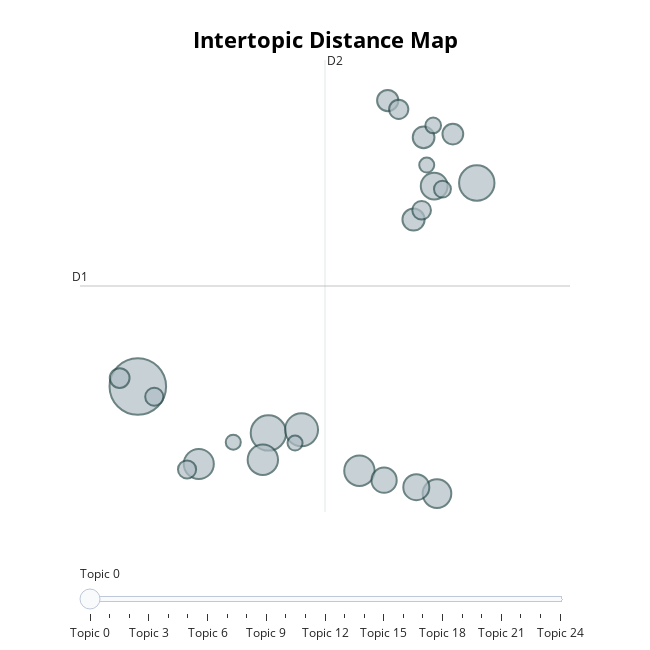

Notebook code cell kept with this figure:
### Code cell
model.visualize_topics()

### Figure 1 — Plotly figure (JSON) as saved in the notebook; plotly's stock layout.template omitted (floating-point values rounded to 4 significant figures)
{"data": [{"customdata": [[0, "writing | feedback | collaborative | automated | of", 156], [1, "mobile | learning | language | assisted | smartphones", 61], [2, "intercultural | telecollaboration | competence | telecollaborative | cultural", 61], [3, "language | learning | assisted | computer | technology", 53], [4, "vocabulary | acquisition | glosses | dictionaries | of", 45], [5, "pronunciation | speech | training | recognition | asr", 45], [6, "game | games | digital | playing | gaming", 44], [7, "oral | communication | chat | mediated | computer", 40], [8, "teachers | technology | technological | pedagogical | teaching", 35], [9, "multimodal | videoconferencing | video | via | interactions", 33], [10, "comprehension | captions | video | captioned | listening", 31], [11, "call | research | replication | the | from", 24], [12, "online | student | analytics | learning | quality", 23], [13, "flipped | classroom | flipping | classrooms | efl", 22], [14, "social | media | networking | networks | language", 21], [15, "storytelling | digital | story | stories | creativity", 19], [16, "blended | learning | inquiry | college | building", 18], [17, "call | teacher | teachers | professional | education", 17], [18, "virtual | 3d | immersive | reality | worlds", 16], [19, "grammar | spanish | tutorial | grammatical | metalinguistic", 16], [20, "virtual | exchange | presence | online | participation", 14], [21, "reading | strategies | students | perceptions | comprehension", 12], [22, "chinese | characters | mandarin | bye | character", 11], [23, "corpus | teaching | programs | language | teacher", 11], [24, "driven | data | computerized | dynamic | assessment", 11]], "hovertemplate": "<b>Topic %{customdata[0]}</b><br>%{customdata[1]}<br>Size: %{customdata[2]}", "legendgroup": "", "marker": {"color": "#B0BEC5", "line": {"color": "DarkSlateGrey", "width": 2}, "size": [156, 61, 61, 53, 45, 45, 44, 40, 35, 33, 31, 24, 23, 22, 21, 19, 18, 17, 16, 16, 14, 12, 11, 11, 11], "sizemode": "area", "sizeref": 0.0975, "symbol": "circle"}, "mode": "markers", "name": "", "orientation": "v", "showlegend": false, "type": "scatter", "x": [3.621, 5.295, 7.965, 5.719, 6.461, 5.224, 4.403, 7.455, 7.419, 7.19, 6.777, 7.154, 7.284, 6.824, 7.658, 3.389, 6.965, 7.258, 4.252, 3.832, 7.525, 7.407, 4.845, 7.324, 5.636], "xaxis": "x", "y": [-0.524, -2.065, 6.225, -1.962, -3.321, -2.953, -3.097, -4.077, 6.123, -3.866, -3.633, 5.014, 7.742, 8.961, 7.851, -0.2449, 8.669, 5.321, -3.278, -0.8651, 6.023, 8.136, -2.373, 6.821, -2.401], "yaxis": "y"}], "layout": {"annotations": [{"showarrow": false, "text": "D1", "x": 2.881, "y": 2.809, "yshift": 10}, {"showarrow": false, "text": "D2", "x": 6.02, "xshift": 10, "y": 10.31}], "height": 650, "hoverlabel": {"bgcolor": "white", "font": {"family": "Rockwell", "size": 16}}, "legend": {"itemsizing": "constant", "tracegroupgap": 0}, "margin": {"t": 60}, "shapes": [{"line": {"color": "#CFD8DC", "width": 2}, "type": "line", "x0": 6.02, "x1": 6.02, "y0": -4.688, "y1": 10.31}, {"line": {"color": "#9E9E9E", "width": 2}, "type": "line", "x0": 2.881, "x1": 9.16, "y0": 2.809, "y1": 2.809}], "sliders": [{"active": 0, "pad": {"t": 50}, "steps": [{"args": [{"marker.color": [["red", "#B0BEC5", "#B0BEC5", "#B0BEC5", "#B0BEC5", "#B0BEC5", "#B0BEC5", "#B0BEC5", "#B0BEC5", "#B0BEC5", "#B0BEC5", "#B0BEC5", "#B0BEC5", "#B0BEC5", "#B0BEC5", "#B0BEC5", "#B0BEC5", "#B0BEC5", "#B0BEC5", "#B0BEC5", "#B0BEC5", "#B0BEC5", "#B0BEC5", "#B0BEC5", "#B0BEC5"]]}], "label": "Topic 0", "method": "update"}, {"args": [{"marker.color": [["#B0BEC5", "red", "#B0BEC5", "#B0BEC5", "#B0BEC5", "#B0BEC5", "#B0BEC5", "#B0BEC5", "#B0BEC5", "#B0BEC5", "#B0BEC5", "#B0BEC5", "#B0BEC5", "#B0BEC5", "#B0BEC5", "#B0BEC5", "#B0BEC5", "#B0BEC5", "#B0BEC5", "#B0BEC5", "#B0BEC5", "#B0BEC5", "#B0BEC5", "#B0BEC5", "#B0BEC5"]]}], "label": "Topic 1", "method": "update"}, {"args": [{"marker.color": [["#B0BEC5", "#B0BEC5", "red", "#B0BEC5", "#B0BEC5", "#B0BEC5", "#B0BEC5", "#B0BEC5", "#B0BEC5", "#B0BEC5", "#B0BEC5", "#B0BEC5", "#B0BEC5", "#B0BEC5", "#B0BEC5", "#B0BEC5", "#B0BEC5", "#B0BEC5", "#B0BEC5", "#B0BEC5", "#B0BEC5", "#B0BEC5", "#B0BEC5", "#B0BEC5", "#B0BEC5"]]}], "label": "Topic 2", "method": "update"}, {"args": [{"marker.color": [["#B0BEC5", "#B0BEC5", "#B0BEC5", "red", "#B0BEC5", "#B0BEC5", "#B0BEC5", "#B0BEC5", "#B0BEC5", "#B0BEC5", "#B0BEC5", "#B0BEC5", "#B0BEC5", "#B0BEC5", "#B0BEC5", "#B0BEC5", "#B0BEC5", "#B0BEC5", "#B0BEC5", "#B0BEC5", "#B0BEC5", "#B0BEC5", "#B0BEC5", "#B0BEC5", "#B0BEC5"]]}], "label": "Topic 3", "method": "update"}, {"args": [{"marker.color": [["#B0BEC5", "#B0BEC5", "#B0BEC5", "#B0BEC5", "red", "#B0BEC5", "#B0BEC5", "#B0BEC5", "#B0BEC5", "#B0BEC5", "#B0BEC5", "#B0BEC5", "#B0BEC5", "#B0BEC5", "#B0BEC5", "#B0BEC5", "#B0BEC5", "#B0BEC5", "#B0BEC5", "#B0BEC5", "#B0BEC5", "#B0BEC5", "#B0BEC5", "#B0BEC5", "#B0BEC5"]]}], "label": "Topic 4", "method": "update"}, {"args": [{"marker.color": [["#B0BEC5", "#B0BEC5", "#B0BEC5", "#B0BEC5", "#B0BEC5", "red", "#B0BEC5", "#B0BEC5", "#B0BEC5", "#B0BEC5", "#B0BEC5", "#B0BEC5", "#B0BEC5", "#B0BEC5", "#B0BEC5", "#B0BEC5", "#B0BEC5", "#B0BEC5", "#B0BEC5", "#B0BEC5", "#B0BEC5", "#B0BEC5", "#B0BEC5", "#B0BEC5", "#B0BEC5"]]}], "label": "Topic 5", "method": "update"}, {"args": [{"marker.color": [["#B0BEC5", "#B0BEC5", "#B0BEC5", "#B0BEC5", "#B0BEC5", "#B0BEC5", "red", "#B0BEC5", "#B0BEC5", "#B0BEC5", "#B0BEC5", "#B0BEC5", "#B0BEC5", "#B0BEC5", "#B0BEC5", "#B0BEC5", "#B0BEC5", "#B0BEC5", "#B0BEC5", "#B0BEC5", "#B0BEC5", "#B0BEC5", "#B0BEC5", "#B0BEC5", "#B0BEC5"]]}], "label": "Topic 6", "method": "update"}, {"args": [{"marker.color": [["#B0BEC5", "#B0BEC5", "#B0BEC5", "#B0BEC5", "#B0BEC5", "#B0BEC5", "#B0BEC5", "red", "#B0BEC5", "#B0BEC5", "#B0BEC5", "#B0BEC5", "#B0BEC5", "#B0BEC5", "#B0BEC5", "#B0BEC5", "#B0BEC5", "#B0BEC5", "#B0BEC5", "#B0BEC5", "#B0BEC5", "#B0BEC5", "#B0BEC5", "#B0BEC5", "#B0BEC5"]]}], "label": "Topic 7", "method": "update"}, {"args": [{"marker.color": [["#B0BEC5", "#B0BEC5", "#B0BEC5", "#B0BEC5", "#B0BEC5", "#B0BEC5", "#B0BEC5", "#B0BEC5", "red", "#B0BEC5", "#B0BEC5", "#B0BEC5", "#B0BEC5", "#B0BEC5", "#B0BEC5", "#B0BEC5", "#B0BEC5", "#B0BEC5", "#B0BEC5", "#B0BEC5", "#B0BEC5", "#B0BEC5", "#B0BEC5", "#B0BEC5", "#B0BEC5"]]}], "label": "Topic 8", "method": "update"}, {"args": [{"marker.color": [["#B0BEC5", "#B0BEC5", "#B0BEC5", "#B0BEC5", "#B0BEC5", "#B0BEC5", "#B0BEC5", "#B0BEC5", "#B0BEC5", "red", "#B0BEC5", "#B0BEC5", "#B0BEC5", "#B0BEC5", "#B0BEC5", "#B0BEC5", "#B0BEC5", "#B0BEC5", "#B0BEC5", "#B0BEC5", "#B0BEC5", "#B0BEC5", "#B0BEC5", "#B0BEC5", "#B0BEC5"]]}], "label": "Topic 9", "method": "update"}, {"args": [{"marker.color": [["#B0BEC5", "#B0BEC5", "#B0BEC5", "#B0BEC5", "#B0BEC5", "#B0BEC5", "#B0BEC5", "#B0BEC5", "#B0BEC5", "#B0BEC5", "red", "#B0BEC5", "#B0BEC5", "#B0BEC5", "#B0BEC5", "#B0BEC5", "#B0BEC5", "#B0BEC5", "#B0BEC5", "#B0BEC5", "#B0BEC5", "#B0BEC5", "#B0BEC5", "#B0BEC5", "#B0BEC5"]]}], "label": "Topic 10", "method": "update"}, {"args": [{"marker.color": [["#B0BEC5", "#B0BEC5", "#B0BEC5", "#B0BEC5", "#B0BEC5", "#B0BEC5", "#B0BEC5", "#B0BEC5", "#B0BEC5", "#B0BEC5", "#B0BEC5", "red", "#B0BEC5", "#B0BEC5", "#B0BEC5", "#B0BEC5", "#B0BEC5", "#B0BEC5", "#B0BEC5", "#B0BEC5", "#B0BEC5", "#B0BEC5", "#B0BEC5", "#B0BEC5", "#B0BEC5"]]}], "label": "Topic 11", "method": "update"}, {"args": [{"marker.color": [["#B0BEC5", "#B0BEC5", "#B0BEC5", "#B0BEC5", "#B0BEC5", "#B0BEC5", "#B0BEC5", "#B0BEC5", "#B0BEC5", "#B0BEC5", "#B0BEC5", "#B0BEC5", "red", "#B0BEC5", "#B0BEC5", "#B0BEC5", "#B0BEC5", "#B0BEC5", "#B0BEC5", "#B0BEC5", "#B0BEC5", "#B0BEC5", "#B0BEC5", "#B0BEC5", "#B0BEC5"]]}], "label": "Topic 12", "method": "update"}, {"args": [{"marker.color": [["#B0BEC5", "#B0BEC5", "#B0BEC5", "#B0BEC5", "#B0BEC5", "#B0BEC5", "#B0BEC5", "#B0BEC5", "#B0BEC5", "#B0BEC5", "#B0BEC5", "#B0BEC5", "#B0BEC5", "red", "#B0BEC5", "#B0BEC5", "#B0BEC5", "#B0BEC5", "#B0BEC5", "#B0BEC5", "#B0BEC5", "#B0BEC5", "#B0BEC5", "#B0BEC5", "#B0BEC5"]]}], "label": "Topic 13", "method": "update"}, {"args": [{"marker.color": [["#B0BEC5", "#B0BEC5", "#B0BEC5", "#B0BEC5", "#B0BEC5", "#B0BEC5", "#B0BEC5", "#B0BEC5", "#B0BEC5", "#B0BEC5", "#B0BEC5", "#B0BEC5", "#B0BEC5", "#B0BEC5", "red", "#B0BEC5", "#B0BEC5", "#B0BEC5", "#B0BEC5", "#B0BEC5", "#B0BEC5", "#B0BEC5", "#B0BEC5", "#B0BEC5", "#B0BEC5"]]}], "label": "Topic 14", "method": "update"}, {"args": [{"marker.color": [["#B0BEC5", "#B0BEC5", "#B0BEC5", "#B0BEC5", "#B0BEC5", "#B0BEC5", "#B0BEC5", "#B0BEC5", "#B0BEC5", "#B0BEC5", "#B0BEC5", "#B0BEC5", "#B0BEC5", "#B0BEC5", "#B0BEC5", "red", "#B0BEC5", "#B0BEC5", "#B0BEC5", "#B0BEC5", "#B0BEC5", "#B0BEC5", "#B0BEC5", "#B0BEC5", "#B0BEC5"]]}], "label": "Topic 15", "method": "update"}, {"args": [{"marker.color": [["#B0BEC5", "#B0BEC5", "#B0BEC5", "#B0BEC5", "#B0BEC5", "#B0BEC5", "#B0BEC5", "#B0BEC5", "#B0BEC5", "#B0BEC5", "#B0BEC5", "#B0BEC5", "#B0BEC5", "#B0BEC5", "#B0BEC5", "#B0BEC5", "red", "#B0BEC5", "#B0BEC5", "#B0BEC5", "#B0BEC5", "#B0BEC5", "#B0BEC5", "#B0BEC5", "#B0BEC5"]]}], "label": "Topic 16", "method": "update"}, {"args": [{"marker.color": [["#B0BEC5", "#B0BEC5", "#B0BEC5", "#B0BEC5", "#B0BEC5", "#B0BEC5", "#B0BEC5", "#B0BEC5", "#B0BEC5", "#B0BEC5", "#B0BEC5", "#B0BEC5", "#B0BEC5", "#B0BEC5", "#B0BEC5", "#B0BEC5", "#B0BEC5", "red", "#B0BEC5", "#B0BEC5", "#B0BEC5", "#B0BEC5", "#B0BEC5", "#B0BEC5", "#B0BEC5"]]}], "label": "Topic 17", "method": "update"}, {"args": [{"marker.color": [["#B0BEC5", "#B0BEC5", "#B0BEC5", "#B0BEC5", "#B0BEC5", "#B0BEC5", "#B0BEC5", "#B0BEC5", "#B0BEC5", "#B0BEC5", "#B0BEC5", "#B0BEC5", "#B0BEC5", "#B0BEC5", "#B0BEC5", "#B0BEC5", "#B0BEC5", "#B0BEC5", "red", "#B0BEC5", "#B0BEC5", "#B0BEC5", "#B0BEC5", "#B0BEC5", "#B0BEC5"]]}], "label": "Topic 18", "method": "update"}, {"args": [{"marker.color": [["#B0BEC5", "#B0BEC5", "#B0BEC5", "#B0BEC5", "#B0BEC5", "#B0BEC5", "#B0BEC5", "#B0BEC5", "#B0BEC5", "#B0BEC5", "#B0BEC5", "#B0BEC5", "#B0BEC5", "#B0BEC5", "#B0BEC5", "#B0BEC5", "#B0BEC5", "#B0BEC5", "#B0BEC5", "red", "#B0BEC5", "#B0BEC5", "#B0BEC5", "#B0BEC5", "#B0BEC5"]]}], "label": "Topic 19", "method": "update"}, {"args": [{"marker.color": [["#B0BEC5", "#B0BEC5", "#B0BEC5", "#B0BEC5", "#B0BEC5", "#B0BEC5", "#B0BEC5", "#B0BEC5", "#B0BEC5", "#B0BEC5", "#B0BEC5", "#B0BEC5", "#B0BEC5", "#B0BEC5", "#B0BEC5", "#B0BEC5", "#B0BEC5", "#B0BEC5", "#B0BEC5", "#B0BEC5", "red", "#B0BEC5", "#B0BEC5", "#B0BEC5", "#B0BEC5"]]}], "label": "Topic 20", "method": "update"}, {"args": [{"marker.color": [["#B0BEC5", "#B0BEC5", "#B0BEC5", "#B0BEC5", "#B0BEC5", "#B0BEC5", "#B0BEC5", "#B0BEC5", "#B0BEC5", "#B0BEC5", "#B0BEC5", "#B0BEC5", "#B0BEC5", "#B0BEC5", "#B0BEC5", "#B0BEC5", "#B0BEC5", "#B0BEC5", "#B0BEC5", "#B0BEC5", "#B0BEC5", "red", "#B0BEC5", "#B0BEC5", "#B0BEC5"]]}], "label": "Topic 21", "method": "update"}, {"args": [{"marker.color": [["#B0BEC5", "#B0BEC5", "#B0BEC5", "#B0BEC5", "#B0BEC5", "#B0BEC5", "#B0BEC5", "#B0BEC5", "#B0BEC5", "#B0BEC5", "#B0BEC5", "#B0BEC5", "#B0BEC5", "#B0BEC5", "#B0BEC5", "#B0BEC5", "#B0BEC5", "#B0BEC5", "#B0BEC5", "#B0BEC5", "#B0BEC5", "#B0BEC5", "red", "#B0BEC5", "#B0BEC5"]]}], "label": "Topic 22", "method": "update"}, {"args": [{"marker.color": [["#B0BEC5", "#B0BEC5", "#B0BEC5", "#B0BEC5", "#B0BEC5", "#B0BEC5", "#B0BEC5", "#B0BEC5", "#B0BEC5", "#B0BEC5", "#B0BEC5", "#B0BEC5", "#B0BEC5", "#B0BEC5", "#B0BEC5", "#B0BEC5", "#B0BEC5", "#B0BEC5", "#B0BEC5", "#B0BEC5", "#B0BEC5", "#B0BEC5", "#B0BEC5", "red", "#B0BEC5"]]}], "label": "Topic 23", "method": "update"}, {"args": [{"marker.color": [["#B0BEC5", "#B0BEC5", "#B0BEC5", "#B0BEC5", "#B0BEC5", "#B0BEC5", "#B0BEC5", "#B0BEC5", "#B0BEC5", "#B0BEC5", "#B0BEC5", "#B0BEC5", "#B0BEC5", "#B0BEC5", "#B0BEC5", "#B0BEC5", "#B0BEC5", "#B0BEC5", "#B0BEC5", "#B0BEC5", "#B0BEC5", "#B0BEC5", "#B0BEC5", "#B0BEC5", "red"]]}], "label": "Topic 24", "method": "update"}]}], "title": {"font": {"color": "Black", "size": 22}, "text": "<b>Intertopic Distance Map</b>", "x": 0.5, "xanchor": "center", "y": 0.95, "yanchor": "top"}, "width": 650, "xaxis": {"anchor": "y", "domain": [0, 1], "range": [2.881, 9.16], "title": {"text": ""}, "visible": false}, "yaxis": {"anchor": "x", "domain": [0, 1], "range": [-4.688, 10.31], "title": {"text": ""}, "visible": false}}}
